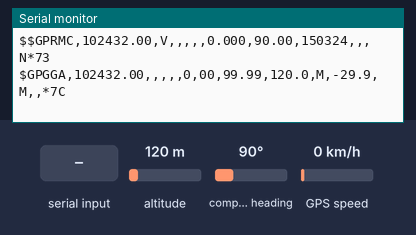
Recording of a sketch running on a simulated Arduino Uno, built with avr-gcc and run on an emulated ATmega328P. Parts: the last lines printed to the serial monitor. Inputs (shaded band) come from the test bench; at power-on: compass heading 90°, altitude 120 m, GPS speed 0 km/h. The GPS gets a fix after 3 s at 37.7749, -122.4194 with 8 satellites.

Above: at 2.2 s.
2.3 s: compass heading set to 269°
At 3.6 s:
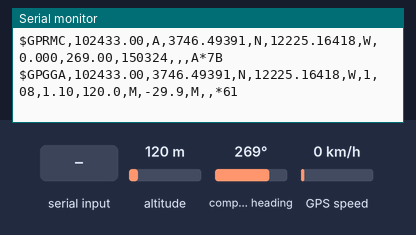
4.5 s: altitude set to 20 m
At 7.4 s:
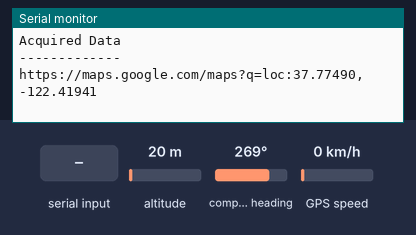
7.5 s: GPS speed set to 30 km/h
At 8.9 s:
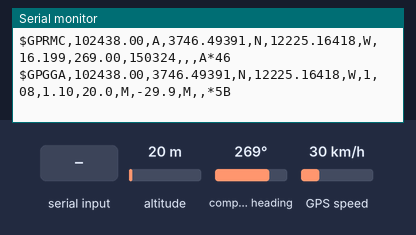
9.6 s: altitude set to 250 m
At 10.9 s:
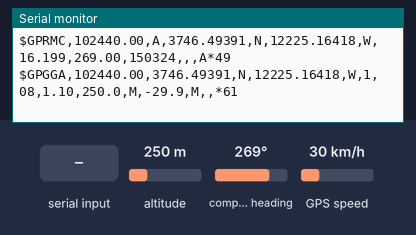
14.1 s: compass heading set to 90°
At 14.8 s:
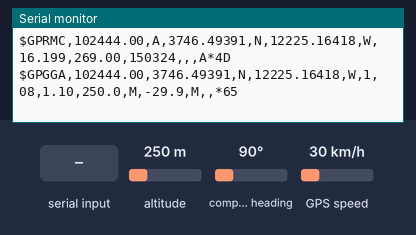
18.5 s: "1" received over the second serial link
At 18.9 s:
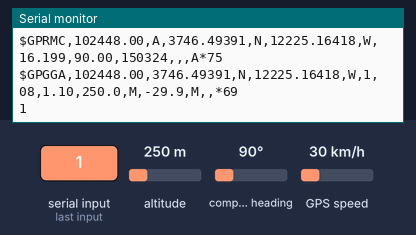

Measured:
- after the input at 2.3 s, the serial monitor: prints a new line after 0.71 s (image 1)
- after the input at 4.5 s, the serial monitor: prints a new line after 0.58 s (image 2)
- after the input at 7.5 s, the serial monitor: prints a new line after 0.53 s (image 3)
- after the input at 9.6 s, the serial monitor: prints a new line after 0.51 s (image 4)
- after the input at 18.5 s, the serial monitor: prints a new line at once (image 6)

The sketch:

raw_gps.ino
```cpp
#include <SoftwareSerial.h>
#include <TinyGPS.h>


SoftwareSerial mySerial(10,11); // RX, TX
TinyGPS gps;

void gpsdump(TinyGPS &gps);
void printFloat(double f, int digits = 2);

void setup()
{
  // Open serial communications and wait for port to open:
  Serial.begin(9600);


  // set the data rate for the SoftwareSerial port
  mySerial.begin(9600);

  delay(1000);


}

void loop() // run over and over
{
  delay(1000);
  digitalWrite(LED_BUILTIN, HIGH);

  bool newdata = false;
  unsigned long start = millis();

  // Every 5 seconds we print an update
  while (millis() - start < 5000) {
    if (mySerial.available()) {
      char c = mySerial.read();
      Serial.print(c);  // uncomment to see raw GPS data
      if (gps.encode(c)) {
        newdata = true;
        // break;  // uncomment to print new data immediately!
      }
    }
  }

  if (newdata) {
    Serial.println("Acquired Data");
    Serial.println("-------------");
    gpsdump(gps);
    // Serial.println("-------------");
    Serial.println();
  }

}

void gpsdump(TinyGPS &gps)
{
  // long lat, lon;
  float flat, flon;
  // unsigned long age;
  // unsigned short sentences, failed;

  // gps.get_position(&lat, &lon);
  // Serial.print("Lat/Long(10^-5 deg): "); Serial.print(lat); Serial.print(", "); Serial.print(lon);


  gps.f_get_position(&flat, &flon);
  Serial.print("https://maps.google.com/maps?q=loc:"); printFloat(flat, 5); Serial.print(", "); printFloat(flon, 5);

}

void printFloat(double number, int digits)
{
  // Handle negative numbers
  if (number < 0.0) {
     Serial.print('-');
     number = -number;
  }

  // Round correctly so that print(1.999, 2) prints as "2.00"
  double rounding = 0.5;
  for (uint8_t i=0; i<digits; ++i)
    rounding /= 10.0;

  number += rounding;

  // Extract the integer part of the number and print it
  unsigned long int_part = (unsigned long)number;
  double remainder = number - (double)int_part;
  Serial.print(int_part);

  // Print the decimal point, but only if there are digits beyond
  if (digits > 0)
    Serial.print(".");

  // Extract digits from the remainder one at a time
  while (digits-- > 0) {
    remainder *= 10.0;
    int toPrint = int(remainder);
    Serial.print(toPrint);
    remainder -= toPrint;
  }
}
```
